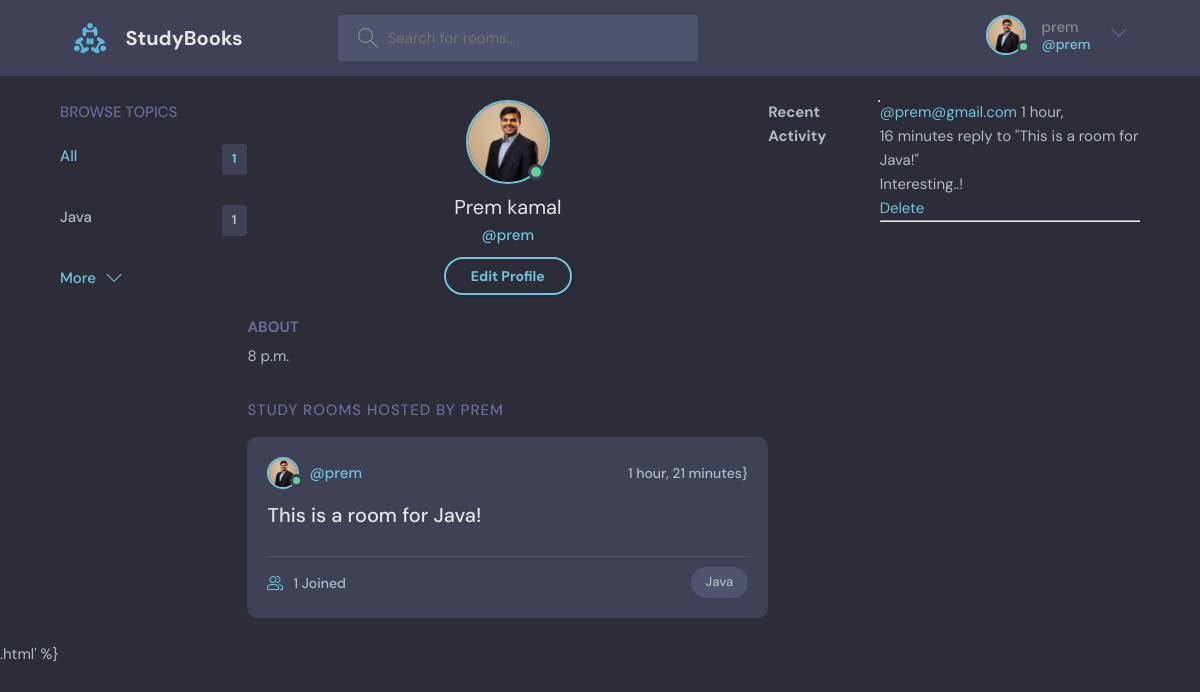
The page /profile/1/ (signed in) on the database its author committed.
### base/models.py (models this page shows, shortened)
class User(AbstractUser):
    name = models.CharField(max_length=200, null=True)
    email = models.EmailField(unique=True, null=True)
    bio = models.TimeField(null=True)
    avatar = models.ImageField(null=True, default="avatar.svg")
    USERNAME_FIELD = 'email'
    REQUIRED_FIELDS = []

class Topic(models.Model):
    name = models.CharField(max_length=200)

class Room(models.Model):
    host = models.ForeignKey(User, on_delete=models.SET_NULL, null=True)
    topic = models.ForeignKey(Topic, on_delete=models.SET_NULL, null=True)
    name = models.CharField(max_length=200)
    description = models.TextField(null=True, blank=True)
    participants = models.ManyToManyField(User, related_name='participants', blank=True)
    updated = models.DateTimeField(auto_now=True)
    created = models.DateTimeField(auto_now_add=True)
    class Meta:
        ordering = ['-updated', '-created']
    def __str__(self):
        return self.name

class Message(models.Model):
    user = models.ForeignKey(User, on_delete=models.CASCADE)
    room = models.ForeignKey(Room, on_delete=models.CASCADE)
    body = models.TextField()
    updated = models.DateTimeField(auto_now=True)
    created = models.DateTimeField(auto_now_add=True)
    class Meta:
            ordering = ['-updated', '-created']
    def __str__(self):
        return self.body[0:50]

### base/views.py (the view)
# urls.py: path('profile/<str:pk>/', views.userProfile, name = "user-profile"),
@login_required(login_url='login')
def userProfile(request,pk):
    user = User.objects.get(id=pk)
    rooms = user.room_set.all()
    room_messages = user.message_set.all()
    topics = Topic.objects.all()
    context = {'user':user, 'rooms': rooms, 'room_messages': room_messages, 'topics': topics}
    return render(request, 'base/profile.html', context)

### base/templates/base/profile.html (shortened to what this page needs)
{% extends 'main.html' %}
{% block content %}
<main class="profile-page layout layout--3">
  <div class="container">
    {% include 'base/topics_component.html' %}
    <div class="roomList">
      <div class="profile">
        <div class="profile__avatar">
          <div class="avatar avatar--large active">
            <img src="{{user.avatar.url}}" />
          </div>
        </div>
        <div class="profile__info">
          <h3>{{user.name}}</h3>
          <p>@{{user.username}}</p>
          {% if request.user == user %}
          <a href="{% url 'update-user' %}" class="btn btn--main btn--pill">Edit Profile</a>
          {% endif %}
        </div>
        <div class="profile__about">
          <h3>About</h3>
          <p>
            {{user.bio}}
          </p>
        </div>
      </div>
      <div class="roomList__header">
        <div>
          <h2>Study Rooms Hosted by {{user.username}}</a>
          </h2>
        </div>
      </div>
      {% include 'base/feed_component.html' %}
    </div>
    {% include 'base/activity_component.html' %}
  </div>
</main>
.html' %}
{% endblock content %}

### templates/navbar.html (shortened to what this page needs)
{% load static %}
<header class="header header--loggedIn">
    <div class="container">
      <a href="{% url 'home' %}" class="header__logo">
        <img src="{% static 'images/logo.svg' %}" />
        <h1>StudyBooks</h1>
      </a>
      <form class="header__search" method="GET" action="{% url 'home' %}">
        <label>
          <input name="q" placeholder="Search for rooms..." />
        </label>
      </form>
      <nav class="header__menu">
        {% if request.user.is_authenticated %}
        <div class="header__user">
          <a href="profile.html">
            <div class="avatar avatar--medium active">
              <img src="{{request.user.avatar.url}}" />
            </div>
            <p>{{request.user.username}} <span>@{{request.user.username}}</span></p>
          </a>
          <button class="dropdown-button">
            <svg version="1.1" xmlns="http://www.w3.org/2000/svg" width="32" height="32" viewBox="0 0 32 32">
              <title>chevron-down</title>
              <path d="M16 21l-13-13h-3l16 16 16-16h-3l-13 13z"></path>
            </svg>
          </button>
        </div>
        {% else %}
        <a href="{% url 'login' %}">
          <img src="{% static 'images/avatar.svg' %}" />
          <p>Login</p>
        </a>
        {% endif %}
      </nav>
    </div>
  </header>

### base/templates/base/topics_component.html
<div class="topics">
    <div class="topics__header">
      <h2>Browse Topics</h2>
    </div>
    <ul class="topics__list">
      <li>
        <a href="{% url 'home' %}" class="active">All <span>{{topics.count}}</span></a>
      </li>
      {% for topic in topics %}
      <li>
        <a href="{% url 'home' %}?q={{topic.name}}">{{topic.name}} <span>{{topic.room_set.all.count}}</span></a>
      </li>
      {% endfor %}
    </ul>
    <a class="btn btn--link" href="{% url 'topics' %}">
      More
      <svg version="1.1" xmlns="http://www.w3.org/2000/svg" width="32" height="32" viewBox="0 0 32 32">
        <title>chevron-down</title>
        <path d="M16 21l-13-13h-3l16 16 16-16h-3l-13 13z"></path>
      </svg>
    </a>
  </div>

### base/templates/base/feed_component.html (shortened to what this page needs)
{% for room in rooms%}
<div class="roomListRoom">
    <div class="roomListRoom__header">
      <a href="{% url 'user-profile' room.host.id %}" class="roomListRoom__author">
        <div class="avatar avatar--small active">
          <img src="{{room.host.avatar.url}}" />
        </div>
        <span>@{{room.host.username}}</span>
      </a>
      <div class="roomListRoom__actions">
        <span>{{room.created|timesince}}}</span>
      </div>
    </div>
    <div class="roomListRoom__content">
      <a href="{% url 'room' room.id %}">{{room.name}}</a>
    </div>
    <div class="roomListRoom__meta">
      <a class="roomListRoom__joined">
        {{room.participants.all.count}} Joined
      </a>
      <p class="roomListRoom__topic">{{room.topic.name}}</p>
    </div>
  </div>
  {% endfor %}

### base/templates/base/activity_component.html
    <h3>Recent Activity</h3>
        <hr>
        {% for message in room_messages %}
        <div>
            <small>
                <a href="{% url 'user-profile' message.user.id %}">
                    @{{message.user}}
                </a>
                 {{message.created|timesince}}
            </small>
            <small>reply to "{{message.room}}"</small>
            <p>{{message}}</p>
            {% if request.user == message.user%}
                <a href="{% url 'delete-message' message.id%}">Delete</a>
            {% endif %}
            <hr>
        </div>
        {% endfor %}

### rows shown on the page
User: user.avatar (placeholder picture), user.username "prem", avatar (placeholder picture), name "Prem kamal", username "prem", bio "8 p.m.", username "PREM"
Topic: name "Java", room_set.all.count "1"
Room: host.avatar (placeholder picture), host.username "prem", created "1 hour, 21 minutes", name "This is a room for Java!", participants.all.count "1", topic.name "Java"
Message: user "prem@gmail.com", created "1 hour, 16 minutes", room "This is a room for Java!", body "Interesting..!", shows "Delete"

### other values the page prints
{{ topics.count }} "1"
